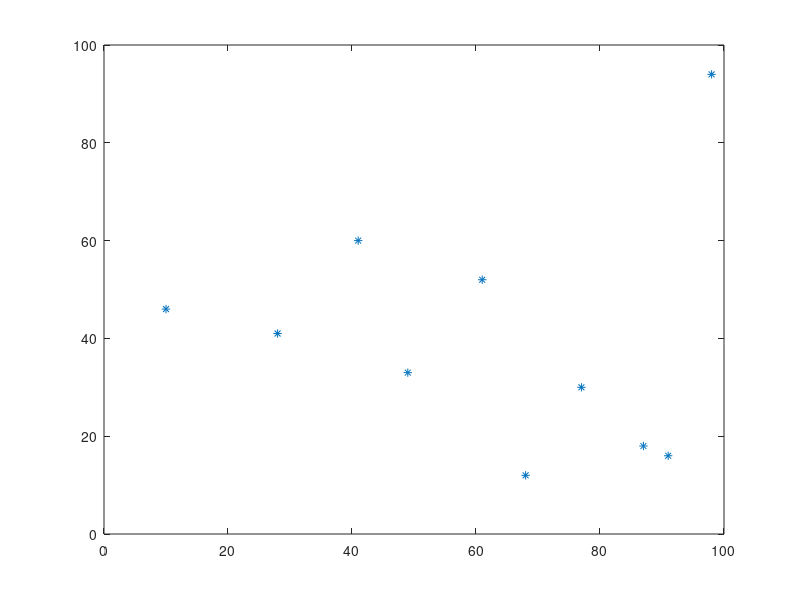

Source code (MATLAB): (Note: this script raises an error after producing the figure.)
% Solve the Traveling Salesman problem using a Genetic Algorithm.

% Init 
clear 
clc 
close all

% Create citiy locations
n = 10;
cities = randi(100, n, 2);

% Plot situation
plot(cities(:, 1), cities(:, 2), '*'); hold on;
text(cities(:, 1), cities(:, 2), string(1:n));

% Generate distance matrix
a = meshgrid(1:n);
D = reshape(sqrt(sum((cities(a,:) - cities(a',:)).^2,2)),n,n)

% Init solution
x0 = 2:n;

% Define bounds
lb = repelem(2,n-1,1);
ub = repelem(n,n-1,1);

% Define integer variables
IntCon = (1:1:n-1);

% Define options
options = optimoptions('ga', ...
  'Display','off',...
  'TolCon',1e-6, ...
  'TolFun',1e-6, ...
  'useParallel',true, ...
  'PopulationSize',1000, ...
  'MaxStallGenerations',100, ...
  'StallGenLimit',100, ...
  'MaxGenerations',10000);

% Solve
nvars = n-1;
[x, fval, exitflag, output] = ga(@(x) objective_function(x, cities, D), nvars, [],[],[],[],lb,ub,@(x)nonlcon(x,n),IntCon,options)

% Make tour from solution vector
indices = [1 x 1];
tour = cities(indices,:);

% Plot
plot(tour(:,1), tour(:,2), '-'); hold on;

% Define non-linear constraints
function [c,ceq] = nonlcon(x, n)

    % Equalities
    ceq = []; 
    
    % Inequalities
    c = n - length(unique([1 x 1]));

end

% Define fitness function
function [cost] = objective_function(x, cities, D)
        
    % Make tour from solution vector
    indices = [1 x 1];
    tour = cities(indices,:);
        
    % Calculate cost
    cost = 0;
    for i=1:(length(tour)-1)
        city = tour(i);
        next_city = tour(i+1);
        dist = D(indices(i),indices(i+1));
        cost = cost + dist;
    end
        
end






